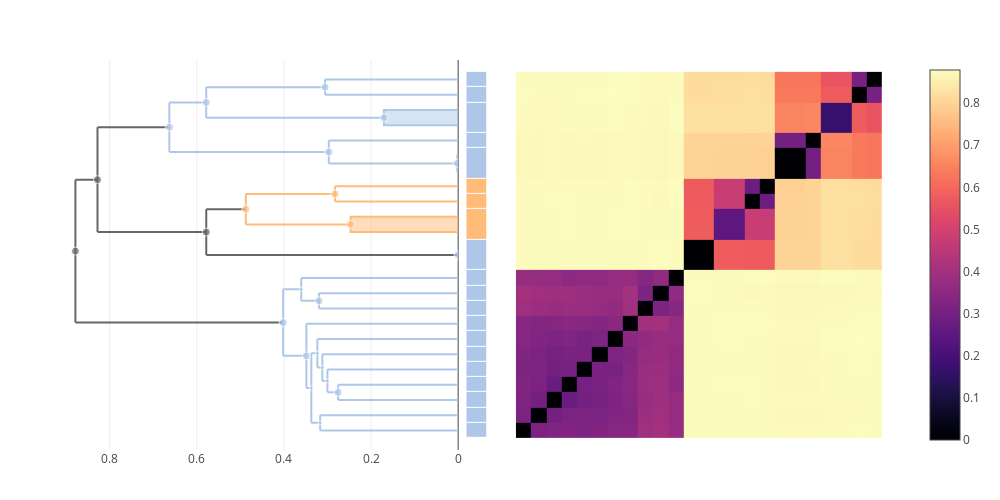

This figure's notebook cell:
### Code cell
plot(multi_clustermap(cdata, trees["all"]))

### Figure 1 — Plotly figure (JSON) as saved in the notebook; plotly's stock layout.template omitted (floating-point values rounded to 4 significant figures; data arrays with more than 128 entries replaced by an {"elided": "..."} marker saying what was removed)
{"data": [{"colorscale": {"elided": "256x2 mixed values"}, "type": "heatmap", "x": [0.5, 1.5, 2.5, 3.5, 4.5, 5.5, 6.5, 7.5, 8.5, 9.5, 10.5, 11.5, 13.5, 15.5, 16.5, 17.5, 19.5, 20.5, 22.5, 23.5, 24.5], "y": [0.5, 1.5, 2.5, 3.5, 4.5, 5.5, 6.5, 7.5, 8.5, 9.5, 10.5, 11.5, 13.5, 15.5, 16.5, 17.5, 19.5, 20.5, 22.5, 23.5, 24.5], "z": {"elided": "20x20 float values"}}, {"hoverinfo": "skip", "line": {"color": "#666666"}, "mode": "lines", "showlegend": false, "type": "scatter", "x": [0.8785, 0.8785, null, 0.8785, 0.4016, null, 0.8785, 0.8278, null], "xaxis": "x2", "y": [8.07, 17.44, null, 8.07, 8.07, null, 17.44, 17.44, null], "yaxis": "y"}, {"hoverinfo": "skip", "line": {"color": "#AEC7E8"}, "mode": "lines", "showlegend": false, "type": "scatter", "x": [0.3, 0.3, null, 0.3, 0.2755, null, 0.3, 0, null], "xaxis": "x2", "y": [3.5, 5, null, 3.5, 3.5, null, 5, 5, null], "yaxis": "y"}, {"hoverinfo": "skip", "line": {"color": "#AEC7E8"}, "mode": "lines", "showlegend": false, "type": "scatter", "x": [0.3602, 0.3602, null, 0.3602, 0.3194, null, 0.3602, 0, null], "xaxis": "x2", "y": [9.5, 11, null, 9.5, 9.5, null, 11, 11, null], "yaxis": "y"}, {"hoverinfo": "skip", "line": {"color": "#AEC7E8"}, "mode": "lines", "showlegend": false, "type": "scatter", "x": [0.3483, 0.3483, null, 0.3483, 0.337, null, 0.3483, 0, null], "xaxis": "x2", "y": [3.781, 8, null, 3.781, 3.781, null, 8, 8, null], "yaxis": "y"}, {"hoverinfo": "skip", "line": {"color": "#666666"}, "mode": "lines", "showlegend": false, "type": "scatter", "x": [0.8278, 0.8278, null, 0.8278, 0.5781, null, 0.8278, 0.6628, null], "xaxis": "x2", "y": [14, 20.88, null, 14, 14, null, 20.88, 20.88, null], "yaxis": "y"}, {"hoverinfo": "skip", "line": {"color": "#666666"}, "mode": "lines", "showlegend": false, "type": "scatter", "x": [0.5781, 0.5781, null, 0.5781, 0.0001841, null, 0.5781, 0.4873, null], "xaxis": "x2", "y": [12.5, 15.5, null, 12.5, 12.5, null, 15.5, 15.5, null], "yaxis": "y"}, {"fill": "toself", "hoverinfo": "skip", "line": {"color": "#AEC7E8"}, "mode": "lines", "showlegend": false, "type": "scatter", "x": [0, 0.001953, 0.001953, 0], "xaxis": "x2", "y": [18, 18, 19, 19], "yaxis": "y"}, {"fill": "toself", "hoverinfo": "skip", "line": {"color": "#AEC7E8"}, "mode": "lines", "showlegend": false, "type": "scatter", "x": [0, 0.0001841, 0.0001841, 0], "xaxis": "x2", "y": [12, 12, 13, 13], "yaxis": "y"}, {"hoverinfo": "skip", "line": {"color": "#AEC7E8"}, "mode": "lines", "showlegend": false, "type": "scatter", "x": [0.3167, 0.3167, null, 0.3167, 0, null, 0.3167, 0, null], "xaxis": "x2", "y": [1, 2, null, 1, 1, null, 2, 2, null], "yaxis": "y"}, {"hoverinfo": "skip", "line": {"color": "#AEC7E8"}, "mode": "lines", "showlegend": false, "type": "scatter", "x": [0.3117, 0.3117, null, 0.3117, 0.3, null, 0.3117, 0, null], "xaxis": "x2", "y": [4.25, 6, null, 4.25, 4.25, null, 6, 6, null], "yaxis": "y"}, {"hoverinfo": "skip", "line": {"color": "#AEC7E8"}, "mode": "lines", "showlegend": false, "type": "scatter", "x": [0.2755, 0.2755, null, 0.2755, 0, null, 0.2755, 0, null], "xaxis": "x2", "y": [3, 4, null, 3, 3, null, 4, 4, null], "yaxis": "y"}, {"hoverinfo": "skip", "line": {"color": "#FFBB78"}, "mode": "lines", "showlegend": false, "type": "scatter", "x": [0.4873, 0.4873, null, 0.4873, 0.2467, null, 0.4873, 0.2826, null], "xaxis": "x2", "y": [14.5, 16.5, null, 14.5, 14.5, null, 16.5, 16.5, null], "yaxis": "y"}, {"hoverinfo": "skip", "line": {"color": "#AEC7E8"}, "mode": "lines", "showlegend": false, "type": "scatter", "x": [0.5783, 0.5783, null, 0.5783, 0.1703, null, 0.5783, 0.3055, null], "xaxis": "x2", "y": [21.5, 23.5, null, 21.5, 21.5, null, 23.5, 23.5, null], "yaxis": "y"}, {"hoverinfo": "skip", "line": {"color": "#AEC7E8"}, "mode": "lines", "showlegend": false, "type": "scatter", "x": [0.3231, 0.3231, null, 0.3231, 0.3117, null, 0.3231, 0, null], "xaxis": "x2", "y": [5.125, 7, null, 5.125, 5.125, null, 7, 7, null], "yaxis": "y"}, {"fill": "toself", "hoverinfo": "skip", "line": {"color": "#FFBB78"}, "mode": "lines", "showlegend": false, "type": "scatter", "x": [0, 0.2467, 0.2467, 0], "xaxis": "x2", "y": [14, 14, 15, 15], "yaxis": "y"}, {"hoverinfo": "skip", "line": {"color": "#AEC7E8"}, "mode": "lines", "showlegend": false, "type": "scatter", "x": [0.337, 0.337, null, 0.337, 0.3167, null, 0.337, 0.3231, null], "xaxis": "x2", "y": [1.5, 6.062, null, 1.5, 1.5, null, 6.062, 6.062, null], "yaxis": "y"}, {"hoverinfo": "skip", "line": {"color": "#AEC7E8"}, "mode": "lines", "showlegend": false, "type": "scatter", "x": [0.6628, 0.6628, null, 0.6628, 0.2968, null, 0.6628, 0.5783, null], "xaxis": "x2", "y": [19.25, 22.5, null, 19.25, 19.25, null, 22.5, 22.5, null], "yaxis": "y"}, {"hoverinfo": "skip", "line": {"color": "#AEC7E8"}, "mode": "lines", "showlegend": false, "type": "scatter", "x": [0.2968, 0.2968, null, 0.2968, 0.001953, null, 0.2968, 0, null], "xaxis": "x2", "y": [18.5, 20, null, 18.5, 18.5, null, 20, 20, null], "yaxis": "y"}, {"fill": "toself", "hoverinfo": "skip", "line": {"color": "#AEC7E8"}, "mode": "lines", "showlegend": false, "type": "scatter", "x": [0, 0.1703, 0.1703, 0], "xaxis": "x2", "y": [21, 21, 22, 22], "yaxis": "y"}, {"hoverinfo": "skip", "line": {"color": "#AEC7E8"}, "mode": "lines", "showlegend": false, "type": "scatter", "x": [0.3194, 0.3194, null, 0.3194, 0, null, 0.3194, 0, null], "xaxis": "x2", "y": [9, 10, null, 9, 9, null, 10, 10, null], "yaxis": "y"}, {"hoverinfo": "skip", "line": {"color": "#AEC7E8"}, "mode": "lines", "showlegend": false, "type": "scatter", "x": [0.4016, 0.4016, null, 0.4016, 0.3483, null, 0.4016, 0.3602, null], "xaxis": "x2", "y": [5.891, 10.25, null, 5.891, 5.891, null, 10.25, 10.25, null], "yaxis": "y"}, {"hoverinfo": "skip", "line": {"color": "#AEC7E8"}, "mode": "lines", "showlegend": false, "type": "scatter", "x": [0.3055, 0.3055, null, 0.3055, 0, null, 0.3055, 0, null], "xaxis": "x2", "y": [23, 24, null, 23, 23, null, 24, 24, null], "yaxis": "y"}, {"hoverinfo": "skip", "line": {"color": "#FFBB78"}, "mode": "lines", "showlegend": false, "type": "scatter", "x": [0.2826, 0.2826, null, 0.2826, 0, null, 0.2826, 0, null], "xaxis": "x2", "y": [16, 17, null, 16, 16, null, 17, 17, null], "yaxis": "y"}, {"customdata": [[30, 2, "safensis"], [47, 24, "(mixed)"], [32, 3, "pumilus"], [40, 3, "pumilus"], [39, 8, "pumilus"], [46, 13, "(mixed)"], [43, 6, "(mixed)"], [25, 2, "pumilus"], [35, 2, "pumilus"], [34, 4, "pumilus"], [29, 2, "pumilus"], [42, 4, "safensis"], [26, 2, "pumilus"], [44, 4, "pumilus"], [37, 5, "pumilus"], [28, 2, "safensis"], [38, 7, "pumilus"], [45, 7, "pumilus"], [31, 3, "pumilus"], [27, 2, "pumilus"], [36, 2, "pumilus"], [41, 11, "pumilus"], [33, 2, "pumilus"]], "hovertemplate": "ID: %{customdata[0]}<br>\nHeight: %{x:.3f}<br>\nGenome count: %{customdata[1]}\n<br>\n%{customdata[2]}\n<extra></extra>", "marker": {"color": ["#FFBB78", "#666666", "#AEC7E8", "#AEC7E8", "#AEC7E8", "#666666", "#666666", "#AEC7E8", "#AEC7E8", "#AEC7E8", "#AEC7E8", "#FFBB78", "#AEC7E8", "#AEC7E8", "#AEC7E8", "#FFBB78", "#AEC7E8", "#AEC7E8", "#AEC7E8", "#AEC7E8", "#AEC7E8", "#AEC7E8", "#AEC7E8"], "size": [8, 8, 4, 4, 8, 8, 8, 8, 4, 4, 8, 8, 8, 8, 4, 8, 4, 8, 8, 8, 8, 8, 8]}, "mode": "markers", "showlegend": false, "type": "scatter", "x": [0.2826, 0.8785, 0.3, 0.3602, 0.3483, 0.8278, 0.5781, 0.0001841, 0.3167, 0.3117, 0.2755, 0.4873, 0.001953, 0.5783, 0.3231, 0.2467, 0.337, 0.6628, 0.2968, 0.1703, 0.3194, 0.4016, 0.3055], "xaxis": "x2", "y": [16.5, 12.75, 4.25, 10.25, 5.891, 17.44, 14, 12.5, 1.5, 5.125, 3.5, 15.5, 18.5, 22.5, 6.062, 14.5, 3.781, 20.88, 19.25, 21.5, 9.5, 8.07, 23.5], "yaxis": "y"}, {"colorscale": [[0, "#666666"], [0.1, "#AEC7E8"], [0.2, "#FFBB78"], [0.3, "#98DF8A"], [0.4, "#FF9896"], [0.5, "#C5B0D5"], [0.6, "#C49C94"], [0.7, "#F7B6D2"], [0.8, "#C7C7C7"], [0.9, "#DBDB8D"], [1, "#9EDAE5"]], "customdata": [[["Genome 2", "pumilus"]], [["Genome 3", "pumilus"]], [["Genome 9", "pumilus"]], [["Genome 18", "pumilus"]], [["Genome 13", "pumilus"]], [["Genome 17", "pumilus"]], [["Genome 5", "pumilus"]], [["Genome 14", "pumilus"]], [["Genome 4", "pumilus"]], [["Genome 19", "pumilus"]], [["Genome 8", "pumilus"]], [["ID 25", "pumilus"]], [["ID 28", "safensis"]], [["Genome 21", "safensis"]], [["Genome 23", "safensis"]], [["ID 26", "pumilus"]], [["Genome 16", "pumilus"]], [["ID 27", "pumilus"]], [["Genome 1", "pumilus"]], [["Genome 12", "pumilus"]]], "hovertemplate": "%{customdata[0]} <br>\n%{customdata[1]}\n<extra></extra>\n", "showscale": false, "type": "heatmap", "xaxis": "x3", "y": [0.5, 1.5, 2.5, 3.5, 4.5, 5.5, 6.5, 7.5, 8.5, 9.5, 10.5, 11.5, 13.5, 15.5, 16.5, 17.5, 19.5, 20.5, 22.5, 23.5, 24.5], "ygap": 1, "z": [[1], [1], [1], [1], [1], [1], [1], [1], [1], [1], [1], [1], [2], [2], [2], [1], [1], [1], [1], [1]], "zmax": 10, "zmin": 0}], "layout": {"height": 500, "hovermode": "closest", "margin": {"b": 50, "l": 50, "r": 50, "t": 60}, "showlegend": false, "width": 1000, "xaxis": {"autorange": true, "constrain": "domain", "domain": [0.5461, 0.9755], "range": [0.5, 24.5], "scaleanchor": "y", "type": "linear", "visible": false}, "xaxis2": {"autorange": true, "domain": [0, 0.4785], "range": [0.9368, 0], "rangemode": "nonnegative", "type": "linear"}, "xaxis3": {"autorange": true, "domain": [0.488, 0.512], "fixedrange": true, "range": [-0.5, 0.5], "visible": false}, "yaxis": {"autorange": true, "domain": [0, 1], "range": [-0.2778, 25.28], "scaleanchor": "x", "type": "linear", "visible": false}}}
